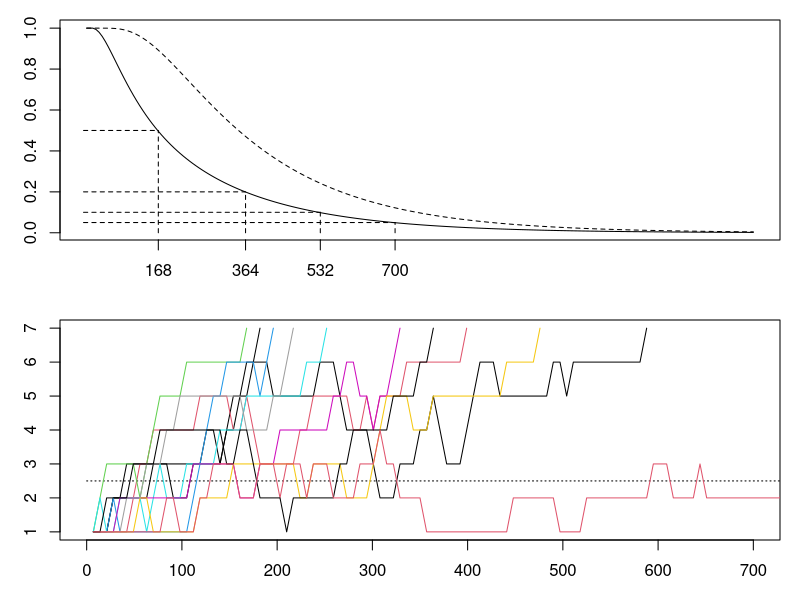

R code for this plot:


now = 0
newInfections = rep(0,5)
oldInfections = rep(0,6)

updateOld6 = function(S){
  rmultinom(1, S[1], P6t[,1]) + 
  rmultinom(1, S[2], P6t[,2]) + 
  rmultinom(1, S[3], P6t[,3]) + 
  rmultinom(1, S[4], P6t[,4]) + 
  rmultinom(1, S[5], P6t[,5]) + 
  rmultinom(1, S[6], P6t[,6])
}

qq = 4/5
pp = 1/10
Pt = t(matrix(
  c(
    c(qq,   pp,           0,          0, 0),
    c(1-qq, (1-pp)*qq,    pp,         0, 0), 
    c(0,    (1-pp)*(1-qq), (1-pp)*qq, pp, 0),
    c(0,    0,  (1-pp)*(1-qq), (1-pp)*qq,0),
    c(0,    0,  0, (1-pp)*(1-qq), 1)
  )
,5,5))

P6t = Pt[1:4, 1:3]
P6t = rbind(P6t, 0)
P6t = rbind(P6t, 0)
P6t = rbind(P6t, 0)
P6t = cbind(P6t, c(0,P6t[-7,3]))
P6t = cbind(P6t, c(0,P6t[-7,4]))
P6t = cbind(P6t, c(0,P6t[-7,5]))
P6t = cbind(P6t, c(0,0,0,0,0,0,1))

S = matrix(c(1,0,0,0,0,0,0), 7, 1)
Sh = S


plotsh = function(Sh){
 mxx = function(x){log10(sum(x[-7]*10^(c(11,9,7,5,3,1))))}
 Pt = 7-apply(Sh, 2, mxx)
 Pt = c(Pt[which(Pt>0)],0)
 t = 7*(1:length(Pt))
 plot(t, Pt, type = "l")
 segments(0,2.5, max(t)*7, 2.5) 
 Pt
}

linesh = function(Sh){
  mxx = function(x){log10(sum(x[-7]*10^(c(11,9,7,5,3,1))))}
  Pt = 7-apply(Sh, 2, mxx)
  Pt = c(Pt[which(Pt>0)],0)
  t = 7*(1:length(Pt))
  lines(t, Pt, type = "l")
  segments(0,2.5, max(t)*7, 2.5) 
  Pt
}

meanInfection = function(S, plotit=TRUE){
  Sh=S
  while(sum(S[-7]>.001)){
    S=P6t%*%S
    Sh=cbind(Sh,S)
  }
  t=1:dim(Sh)[2]
  plot(7*t, 1-Sh[7,], type = "l", lty=2, xaxt="n")
  patent = colSums(Sh[1:3,])
  lines(7*t, patent)
  ix = min(which(patent<0.5))
  segments(0, 0.5, 7*t[ix], 0.5, lty =2)
  segments(7*t[ix], 0, 7*t[ix], 0.5, lty=2)
  axis(1, 7*t[ix], 7*t[ix])

  vv = 0.2
  ix = min(which(patent<vv))
  segments(0, vv, 7*t[ix], vv, lty =2)
  segments(7*t[ix], 0, 7*t[ix], vv, lty=2)
  axis(1, 7*t[ix], 7*t[ix])
  
  vv = 0.1
  ix = min(which(patent<vv))
  segments(0, vv, 7*t[ix], vv, lty =2)
  segments(7*t[ix], 0, 7*t[ix], vv, lty=2)
  axis(1, 7*t[ix], 7*t[ix])
  
  vv = 0.05
  ix = min(which(patent<vv))
  segments(0, vv, 7*t[ix], vv, lty =2)
  segments(7*t[ix], 0, 7*t[ix], vv, lty=2)
  axis(1, 7*t[ix], 7*t[ix])
  
}

oneInfection = function(S, plotit="plot",i=0){
  Sh=S
  while(sum(S[-7])>0){
    S = updateOld6(S)
    Sh = cbind(Sh, S)
  }

  mxx = function(x){log10(sum(x*10^(6:0)))}
  Pt = 7-apply(Sh, 2, mxx)
  if(plotit=="plot") plotsh(Pt)
  if(plotit=="lines") linesh(Pt,i)
  Pt 
} 

plotsh = function(Pt){
  t = 7*(1:length(Pt))
  plot(t, Pt, type = "l", xlim = c(0,700))
  segments(0,2.5, max(t)*7, 2.5, lty=3) 
}

linesh = function(Pt,i=0){
  t = 7*(1:length(Pt))
  lines(t, Pt, type = "l", xlim = c(0, 700), col = i)
}

par(mfrow = c(2,1), mar = c(3,3,1,1))

S = c(1,0,0,0,0,0,0)
meanInfection(S)

Pt=oneInfection(S, "plot")
for(i in 1:10)
  oneInfection(S, "lines", i)